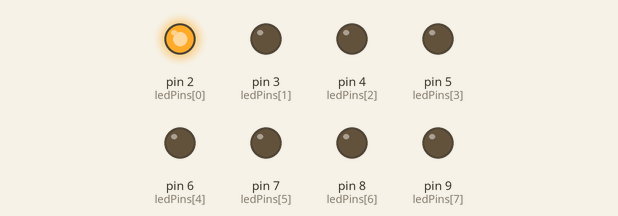
A sketch run on a simulated Arduino Uno, built with avr-gcc and run on an emulated ATmega328P. On the bench: output pins drawn as LEDs (lit = HIGH).

Above: at 0.05 s.
At 0.45 s:
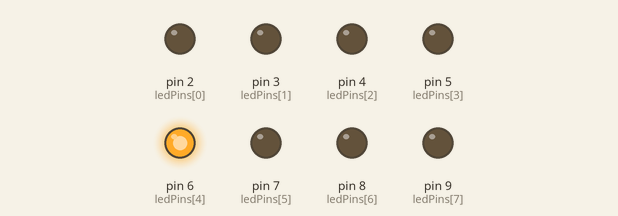
At 0.75 s:
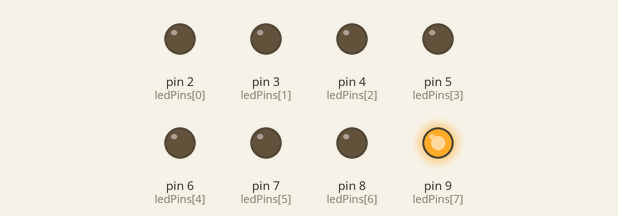
At 1.55 s:
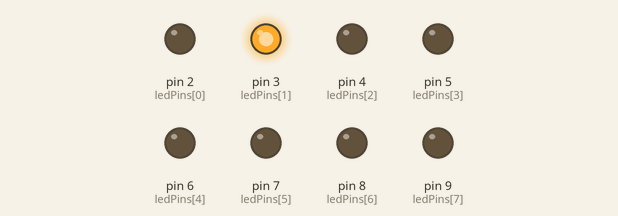
At 2.35 s:
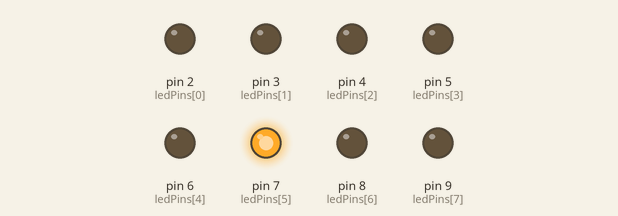
At 3.15 s:
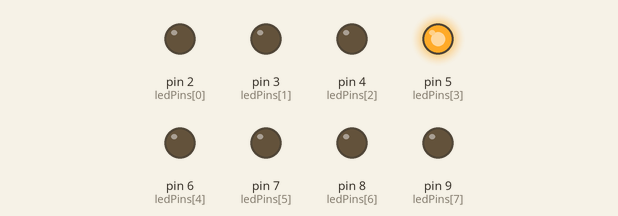
Timing chart, 0 to 3.5 s (numbered marks = the images above):
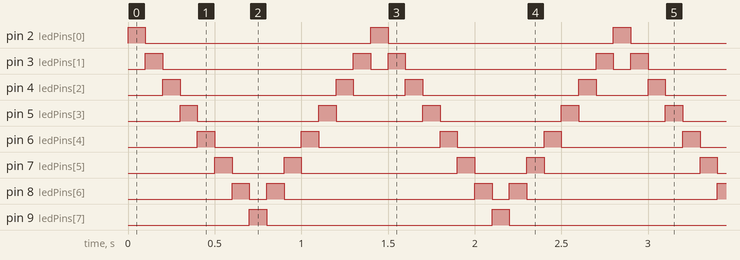

The sketch:

KITT_Knight_Rider.ino
```cpp
const int ledPins[] = {2, 3, 4, 5, 6, 7, 8, 9}; // Connect LEDs to these pins

void setup() {
  for (int i = 0; i < 8; i++) {
    pinMode(ledPins[i], OUTPUT);
  }
}

void loop() {
  knightRiderEffect(100); // Speed of the scanning motion (adjustable)
}

void knightRiderEffect(int speed) {
  for (int i = 0; i < 8; i++) {
    digitalWrite(ledPins[i], HIGH);
    delay(speed);
    digitalWrite(ledPins[i], LOW);
  }

  for (int i = 6; i > 0; i--) {
    digitalWrite(ledPins[i], HIGH);
    delay(speed);
    digitalWrite(ledPins[i], LOW);
  }
}
```

Measured:
- by itself, pin 2 (ledPins[0]), pin 9 (ledPins[7]): alternates HIGH for 0.10 s and LOW for 1.3 s
- by itself, pin 3 (ledPins[1]): repeats every 1.4 s: LOW 1.1 s, HIGH 0.10 s, LOW 0.10 s, HIGH 0.10 s
- by itself, pin 4 (ledPins[2]): repeats every 1.4 s: LOW 0.90 s, HIGH 0.10 s, LOW 0.30 s, HIGH 0.10 s
- by itself, pin 5 (ledPins[3]): repeats every 1.4 s: LOW 0.70 s, HIGH 0.10 s, LOW 0.50 s, HIGH 0.10 s
- by itself, pin 6 (ledPins[4]): repeats every 1.4 s: LOW 0.50 s, HIGH 0.10 s, LOW 0.70 s, HIGH 0.10 s
- by itself, pin 7 (ledPins[5]): repeats every 1.4 s: LOW 0.30 s, HIGH 0.10 s, LOW 0.90 s, HIGH 0.10 s
- by itself, pin 8 (ledPins[6]): repeats every 1.4 s: LOW 0.10 s, HIGH 0.10 s, LOW 1.1 s, HIGH 0.10 s
